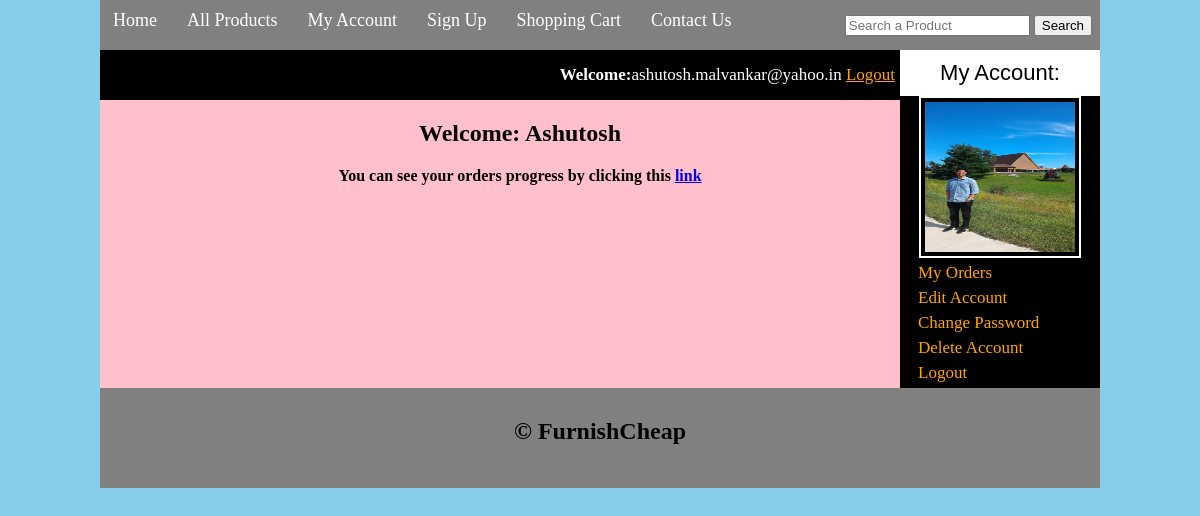
Page /sellermanagement/customer/my_account.php (signed in) on the committed database.
### tables this page shows
CREATE TABLE IF NOT EXISTS `customers` (
  `customer_id` int(10) NOT NULL AUTO_INCREMENT,
  `customer_ip` varchar(255) NOT NULL,
  `customer_name` text NOT NULL,
  `customer_email` varchar(100) NOT NULL,
  `customer_pass` varchar(100) NOT NULL,
  `customer_country` text NOT NULL,
  `customer_city` text NOT NULL,
  `customer_contact` varchar(255) NOT NULL,
  `customer_address` text NOT NULL,
  `customer_image` text NOT NULL,
  PRIMARY KEY (`customer_id`)
);

### sellermanagement/customer/my_account.php (the view, shortened to what this page needs)
<!DOCTYPE>
<?php
include("functions/functions.php");
?>
<html>
	<head>
	<link rel="stylesheet" href="styles/style.css" media="all" />
	</head>
<body>
	<div class="main_wrapper">
		<div class="menubar">
			<ul id="menu">
				<li><a href="ecommerce/index.php">Home</a></li>
				<li><a href="../all_products.php">All Products</a></li>
				<li><a href="customer/my_account.php">My Account</a></li>
				<li><a href="#">Sign Up</a></li>
				<li><a href="cart.php">Shopping Cart</a></li>
				<li><a href="#">Contact Us</a></li>
			</ul>
			<div id="form">
				<form method="get" action="results.php" enctype="multipart/form-data">
					<input type="text" name="user_query" placeholder="Search a Product"/ >
					<input type="submit" name="search" value="Search" />
				</form>
			</div>
		</div>
		<div class="content_wrapper">
			<div id="sidebar">
				<div id="sidebar_title">My Account:</div>
				<ul id="cats">
				<?php
				$user = $_SESSION['customer_email'];
				$get_img = "select * from customers where customer_email='$user'";
				$run_img = mysqli_query($con, $get_img);
				$row_img = mysqli_fetch_array($run_img);
				$c_image = $row_img['customer_image'];
				$c_name = $row_img['customer_name'];
				echo "<p style='text-align:center;'><img src='customer_images/$c_image' width='150' height='150'/></p>";
				?>
				<li><a href="my_account.php?my_orders">My Orders</a></li>
				<li><a href="my_account.php?edit_account">Edit Account</a></li>
				<li><a href="my_account.php?change_pass">Change Password</a></li>
				<li><a href="my_account.php?delete_account">Delete Account</a></li>
				<li><a href="logout.php">Logout</a></li>
				</div>
			<div id="content_area">
			<div id="shopping_cart">
					<span style="float:right; font-size:17px; padding:5px; line-height:40px;">
					<?php
					if(isset($_SESSION['customer_email'])){
					echo "<b>Welcome:</b>" . $_SESSION['customer_email'] ;
					}
					?>
					<?php
					if(!isset($_SESSION['customer_email'])){
					echo "<a href='checkout.php' style='color:orange;'>Login</a>";
					}
					else {
					echo "<a href='logout.php' style='color:orange;'>Logout</a>";
					}
					?>
					</span>
			</div>
				<div id="products_box">
				<?php
				if(!isset($_GET['my_orders'])){
					if(!isset($_GET['edit_account'])){
						if(!isset($_GET['change_pass'])){
							if(!isset($_GET['delete_account'])){
				echo "
				<h2 style='padding:20px;'>Welcome:  $c_name </h2>
				<b>You can see your orders progress by clicking this <a href='my_account.php?my_orders'>link</a></b>";
				}
				}
				}
				}
				?>
				</div>
			</div>
		</div>
		<div id="footer">
		<h2 style="text-align:center; padding-top:30px;">&copy; FurnishCheap</h2>
		</div>
	</div>
</body>
</html>

### sellermanagement/customer/styles/style.css (style rules this page uses)
html, body, div, span, applet, object, iframe, h1, h2, h3, h4, h5, h6, p, blockquote, pre, a, abbr, acronym, address, big, cite, code, del, dfn, em, img, ins, kbd, q, s, samp, small, strike, strong, sub, sup, tt, var, b, u, i, center, dl, dt, dd, ol, ul, li, fieldset, form, label, legend, table, caption, tbody, tfoot, thead, tr, th, td, article, aside, canvas, details, embed, figure, figcaption, footer, header, hgroup, menu, nav, output, ruby, section, summary, time, mark, audio, video { margin: 0; padding: 0; border: 0; vertical-align: baseline; }
body { background:skyblue; }
.main_wrapper { width:1000px; height:auto; margin:auto; background:pink; }
.menubar { width:1000px; height:50px; background:gray; color:white; }
#menu { padding:0; margin:0; line-height:40px; float:left; }
#menu li { list-style:none; display:inline; }
#menu a { text-decoration:none; color:white; padding:8px; margin:5px; font-size:18px; font-family:COMIC SANS MS; }
#form { float:right; padding-right:8px; line-height:50px; }
.content_wrapper { width:1000px; margin:auto; background:pink; }
#content_area { width:800px; float:left; background:pink; }
#sidebar { width:200px; background:black; float:right; }
#sidebar_title { background:white; color:black; font-size:22px; font-family:arial; padding:10px; text-align:center; }
#cats { text-align:left; }
#cats li { list-style:none; margin:5px; }
#cats a { color:orange; padding:8px; margin:5px; text-align:left; font-size:17px; text-decoration:none; font-family:Comic Sans Ms; }
#cats img { border:2px solid white; padding:4px; }
#products_box { width:780px; text-align:center; margin-left:30px; margin-bottom:10px; }
#shopping_cart { width:800px; height:50px; background:black; color:white; }
#footer { width:1000px; height:100px; background:gray; clear:both; }

### rows in the picture
customers: customer_image (picture), customer_name "Ashutosh"

### other values in the picture
$_SESSION['customer_email'] "ashutosh.malvankar@yahoo.in"
